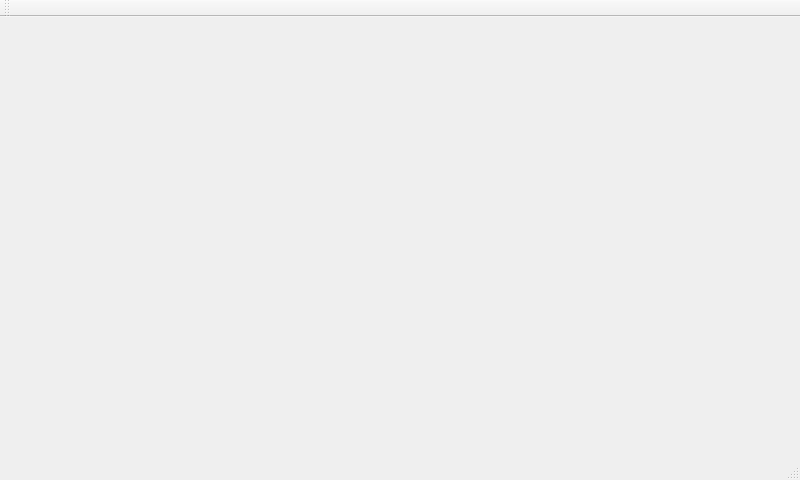
<?xml version="1.0" encoding="UTF-8"?>
<ui version="4.0">
 <class>MainWindow</class>
 <widget class="QMainWindow" name="MainWindow">
  <property name="geometry">
   <rect>
    <x>0</x>
    <y>0</y>
    <width>800</width>
    <height>480</height>
   </rect>
  </property>
  <property name="windowTitle">
   <string>MainWindow</string>
  </property>
  <widget class="QWidget" name="centralWidget"/>
  <widget class="QMenuBar" name="menuBar">
   <property name="geometry">
    <rect>
     <x>0</x>
     <y>0</y>
     <width>800</width>
     <height>21</height>
    </rect>
   </property>
  </widget>
  <widget class="QToolBar" name="toolBar">
   <property name="windowTitle">
    <string>toolBar</string>
   </property>
   <attribute name="toolBarArea">
    <enum>TopToolBarArea</enum>
   </attribute>
   <attribute name="toolBarBreak">
    <bool>false</bool>
   </attribute>
  </widget>
  <widget class="QStatusBar" name="statusBar"/>
 </widget>
 <layoutdefault spacing="6" margin="11"/>
 <resources/>
 <connections/>
</ui>
